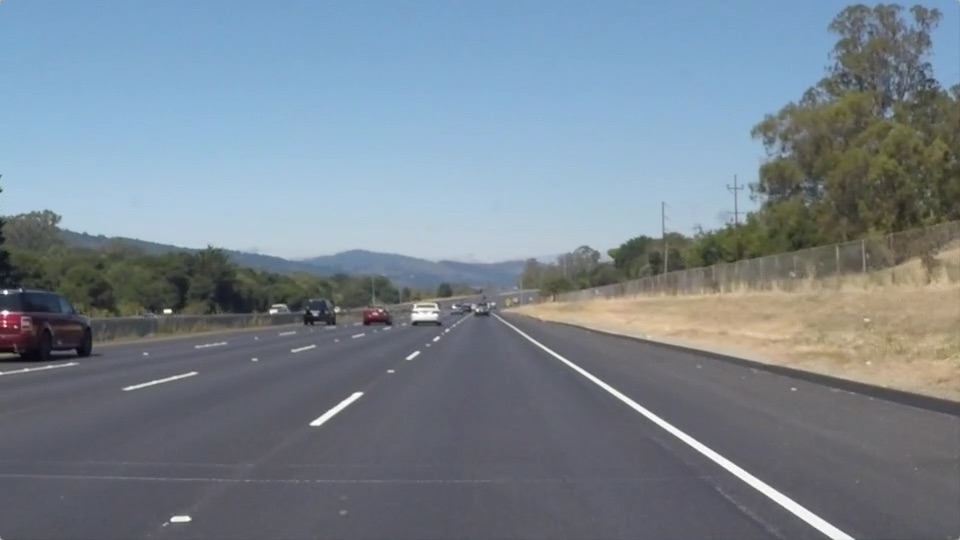
#> input picture test_images/solidWhiteRight.jpg, 960 x 540 px
$ jupyter execute --allow-errors P1.ipynb   (shell and % lines are left out)
#> lines starting #> are read from the running program, lines starting #| are printed output that depends on the picture; after the words box and inside, x2 and y2 are one past the last pixel; in counts of white or black regions, pixels touching at a corner belong together
# Self-Driving Car Engineer Nanodegree

## Project: **Finding Lane Lines on the Road**
***
In this project, you will use the tools you learned about in the lesson to identify lane lines on the road.  You can develop your pipeline on a series of individual images, and later apply the result to a video stream (really just a series of images). Check out the video clip "raw-lines-example.mp4" (also contained in this repository) to see what the output should look like after using the helper functions below.

Once you have a result that looks roughly like "raw-lines-example.mp4", you'll need to get creative and try to average and/or extrapolate the line segments you've detected to map out the full extent of the lane lines.  You can see an example of the result you're going for in the video "P1_example.mp4".  Ultimately, you would like to draw just one line for the left side of the lane, and one for the right.

In addition to implementing code, there is a brief writeup to complete. The writeup should be completed in a separate file, which can be either a markdown file or a pdf document. There is a [write up template](https://github.com/udacity/CarND-LaneLines-P1/blob/master/writeup_template.md) that can be used to guide the writing process. Completing both the code in the Ipython notebook and the writeup template will cover all of the [rubric points](https://review.udacity.com/#!/rubrics/322/view) for this project.

---
Let's have a look at our first image called 'test_images/solidWhiteRight.jpg'.  Run the 2 cells below (hit Shift-Enter or the "play" button above) to display the image.

**Note: If, at any point, you encounter frozen display windows or other confounding issues, you can always start again with a clean slate by going to the "Kernel" menu above and selecting "Restart & Clear Output".**

---

**The tools you have are color selection, region of interest selection, grayscaling, Gaussian smoothing, Canny Edge Detection and Hough Tranform line detection.  You  are also free to explore and try other techniques that were not presented in the lesson.  Your goal is piece together a pipeline to detect the line segments in the image, then average/extrapolate them and draw them onto the image for display (as below).  Once you have a working pipeline, try it out on the video stream below.**

---

<figure>

 <figcaption>
 <p></p>
 <p style="text-align: center;"> Your output should look something like this (above) after detecting line segments using the helper functions below </p>
 </figcaption>
</figure>
 <p></p>
<figure>

 <figcaption>
 <p></p>
 <p style="text-align: center;"> Your goal is to connect/average/extrapolate line segments to get output like this</p>
 </figcaption>
</figure>

**Run the cell below to import some packages.  If you get an `import error` for a package you've already installed, try changing your kernel (select the Kernel menu above --> Change Kernel).  Still have problems?  Try relaunching Jupyter Notebook from the terminal prompt.  Also, consult the forums for more troubleshooting tips.**

## Import Packages

[cell 1]
#importing some useful packages
import matplotlib.pyplot as plt
import matplotlib.image as mpimg
import numpy as np
import cv2

## Read in an Image

[cell 2]
#reading in an image
image = mpimg.imread('test_images/solidWhiteRight.jpg')
#> image is the input picture: shape (540, 960, 3); mean R, G, B 120.3, 132.6, 143.7

#printing out some stats and plotting
print('This image is:', type(image), 'with dimensions:', image.shape)
#| This image is: <class 'numpy.ndarray'> with dimensions: (540, 960, 3)
plt.imshow(image)  # if you wanted to show a single color channel image called 'gray', for example, call as plt.imshow(gray, cmap='gray')

## Ideas for Lane Detection Pipeline

**Some OpenCV functions (beyond those introduced in the lesson) that might be useful for this project are:**

`cv2.inRange()` for color selection
`cv2.fillPoly()` for regions selection
`cv2.line()` to draw lines on an image given endpoints
`cv2.addWeighted()` to coadd / overlay two images
`cv2.cvtColor()` to grayscale or change color
`cv2.imwrite()` to output images to file
`cv2.bitwise_and()` to apply a mask to an image

**Check out the OpenCV documentation to learn about these and discover even more awesome functionality!**

## Helper Functions

Below are some helper functions to help get you started. They should look familiar from the lesson!

[cell 3]
import math

def grayscale(img):
    """Applies the Grayscale transform
    This will return an image with only one color channel
    but NOTE: to see the returned image as grayscale
    (assuming your grayscaled image is called 'gray')
    you should call plt.imshow(gray, cmap='gray')"""
    return cv2.cvtColor(img, cv2.COLOR_RGB2GRAY)
    # Or use BGR2GRAY if you read an image with cv2.imread()
    # return cv2.cvtColor(img, cv2.COLOR_BGR2GRAY)

def canny(img, low_threshold, high_threshold):
    """Applies the Canny transform"""
    return cv2.Canny(img, low_threshold, high_threshold)

def gaussian_blur(img, kernel_size):
    """Applies a Gaussian Noise kernel"""
    return cv2.GaussianBlur(img, (kernel_size, kernel_size), 0)

def region_of_interest(img, vertices):
    """
    Applies an image mask.

    Only keeps the region of the image defined by the polygon
    formed from `vertices`. The rest of the image is set to black.
    `vertices` should be a numpy array of integer points.
    """
    #defining a blank mask to start with
    mask = np.zeros_like(img)

    #defining a 3 channel or 1 channel color to fill the mask with depending on the input image
    if len(img.shape) > 2:
        channel_count = img.shape[2]  # i.e. 3 or 4 depending on your image
        ignore_mask_color = (255,) * channel_count
    else:
        ignore_mask_color = 255

    #filling pixels inside the polygon defined by "vertices" with the fill color
    cv2.fillPoly(mask, vertices, ignore_mask_color)

    #returning the image only where mask pixels are nonzero
    masked_image = cv2.bitwise_and(img, mask)
    return masked_image


def draw_lines(img, lines, color=[255, 0, 0], thickness=2):
    """
    NOTE: this is the function you might want to use as a starting point once you want to
    average/extrapolate the line segments you detect to map out the full
    extent of the lane (going from the result shown in raw-lines-example.mp4
    to that shown in P1_example.mp4).

    Think about things like separating line segments by their
    slope ((y2-y1)/(x2-x1)) to decide which segments are part of the left
    line vs. the right line.  Then, you can average the position of each of
    the lines and extrapolate to the top and bottom of the lane.

    This function draws `lines` with `color` and `thickness`.
    Lines are drawn on the image inplace (mutates the image).
    If you want to make the lines semi-transparent, think about combining
    this function with the weighted_img() function below
    """
    for line in lines:
        for x1,y1,x2,y2 in line:
            cv2.line(img, (x1, y1), (x2, y2), color, thickness)

def hough_lines(img, rho, theta, threshold, min_line_len, max_line_gap):
    """
    `img` should be the output of a Canny transform.

    Returns an image with hough lines drawn.
    """
    lines = cv2.HoughLinesP(img, rho, theta, threshold, np.array([]), minLineLength=min_line_len, maxLineGap=max_line_gap)
    line_img = np.zeros((img.shape[0], img.shape[1], 3), dtype=np.uint8)
    draw_lines(line_img, lines)
    return line_img

# Python 3 has support for cool math symbols.

def weighted_img(img, initial_img, α=0.8, β=1., γ=0.):
    """
    `img` is the output of the hough_lines(), An image with lines drawn on it.
    Should be a blank image (all black) with lines drawn on it.

    `initial_img` should be the image before any processing.

    The result image is computed as follows:

    initial_img * α + img * β + γ
    NOTE: initial_img and img must be the same shape!
    """
    return cv2.addWeighted(initial_img, α, img, β, γ)

def draw_extend_line(extend_img,x1, y1, x2, y2):
    m =  (y2-y1) / (x2 - x1)
    bot_d = 540 - y1
    top_d = y1 - 350
    if abs(m)>.3 and abs(m)<3:
        bot_x = int(x1 + bot_d/m);
        top_x = int(x1 - top_d/m);
        cv2.line(extend_img,(bot_x,540),(top_x,350),(255,0,255),10)

def extend_lines(extend_img, line_img):
    gray_line_img = cv2.cvtColor(line_img,cv2.COLOR_RGB2GRAY)
    rows,cols=gray_line_img.shape
    for side in range(0,2,1):
        # Set the range, according to its side
        if side == 0:
            col_range = range(int(cols/2))
        else:
            col_range = range(int(cols/2),cols)

        line_top = np.empty(2)
        line_bot = np.empty(2)

        max_y = 0
        min_y = 539
        max_x = 0
        min_x = 959
        top = np.empty(2)
        bot = np.empty(2)
        left = np.empty(2)
        right = np.empty(2)

        for y in range(rows):
            for x in col_range:
                if gray_line_img[y,x]>70:
                    if y<min_y:
                     min_y = y
                     top[0] = x
                     top[1] = y
                    if y>max_y:
                     max_y = y
                     bot[0] = x
                     bot[1] = y
                    if x<min_x:
                     min_x = x
                     left[0] = x
                     left[1] = y
                    if x>max_x:
                     max_x = x
                     right[0] = x
                     right[1] = y

        # Find end points, according to its side
        if side == 0:
            line_top[0] = int((top[0] + right[0])/2)
            line_top[1] = int((top[1] + right[1])/2)
            line_bot[0] = int((bot[0] + left[0])/2)
            line_bot[1] = int((bot[1] + left[1])/2)
        else:
            line_top[0] = int((top[0] + left[0])/2)
            line_top[1] = int((top[1] + left[1])/2)
            line_bot[0] = int((bot[0] + right[0])/2)
            line_bot[1] = int((bot[1] + right[1])/2)

        draw_extend_line(extend_img, line_top[0], line_top[1], line_bot[0], line_bot[1])

## Test Images

Build your pipeline to work on the images in the directory "test_images"
**You should make sure your pipeline works well on these images before you try the videos.**

[cell 4]
import os
os.listdir("test_images/")

## Build a Lane Finding Pipeline

Build the pipeline and run your solution on all test_images. Make copies into the `test_images_output` directory, and you can use the images in your writeup report.

Try tuning the various parameters, especially the low and high Canny thresholds as well as the Hough lines parameters.

[cell 5]
# Read in an image
image = mpimg.imread('test_images/whiteCarLaneSwitch.jpg')
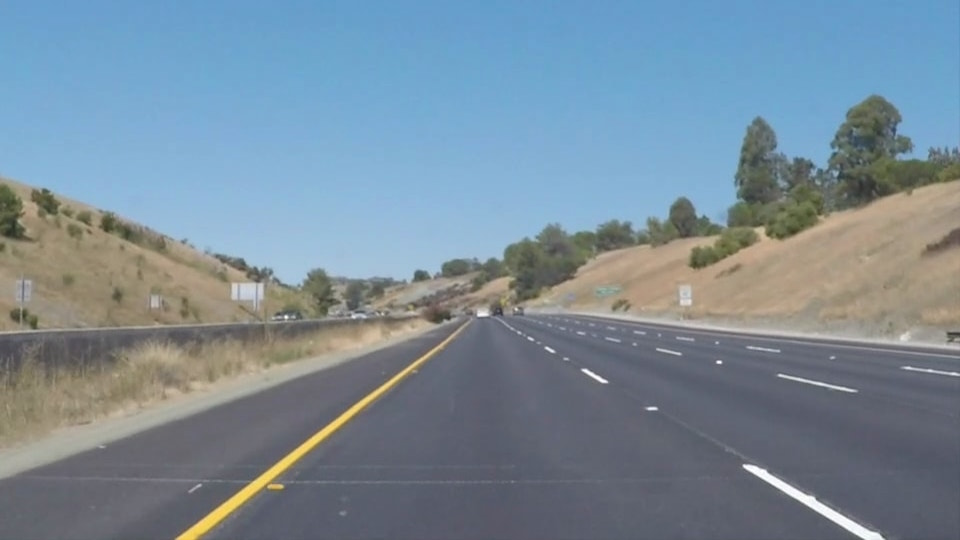
#> input picture test_images/whiteCarLaneSwitch.jpg, 960 x 540 px
#> image is the input picture: shape (540, 960, 3); mean R, G, B 121.2, 139.4, 152.9

# Grayscale image
gray = grayscale(image)
#> in grayscale, `return cv2.cvtColor(img, cv2.COLOR_RGB2GRAY)`:
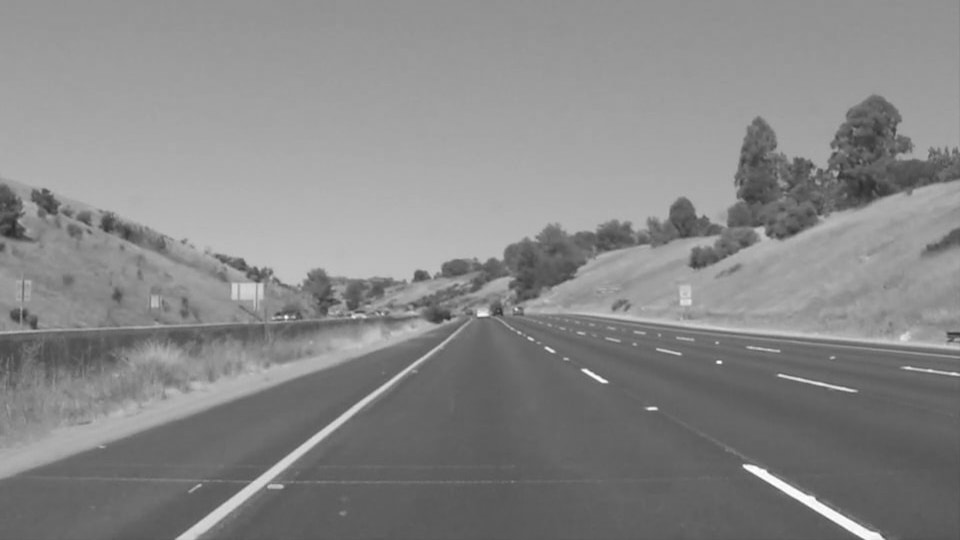
#> returned value: shape (540, 960); min 42, max 255, mean 135.5

# Define a kernel size and apply Gaussian smoothing
kernel_size = 3
blur_gray = gaussian_blur(gray, kernel_size)

# Define our parameters for Canny and apply
low_threshold = 50
high_threshold = 150
edges = cv2.Canny(blur_gray, low_threshold, high_threshold)
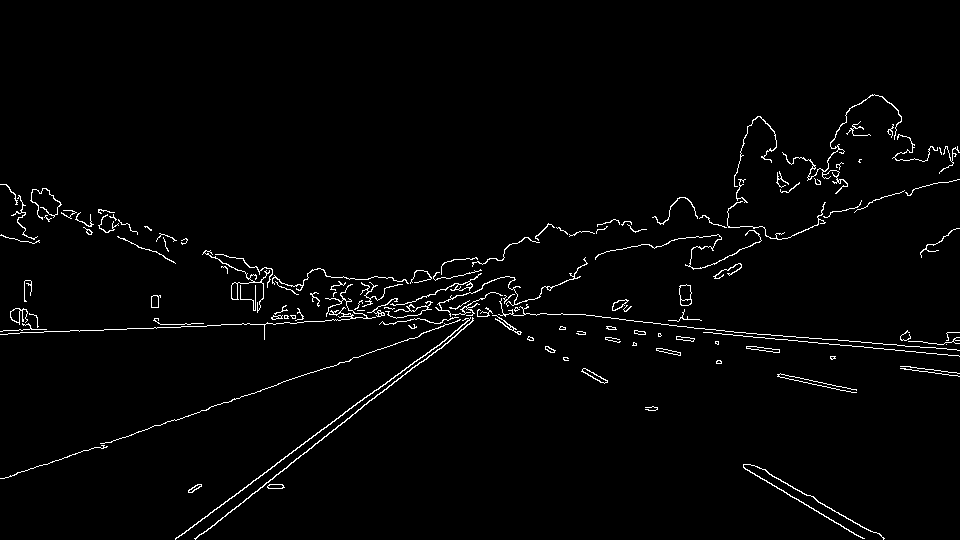
#> edges: shape (540, 960); 2% white in thin lines or dots, all inside (x1, y1, x2, y2) = (0, 94, 960, 540)

# Defining a four sided polygon to mask
imshape = image.shape
#> imshape = (540, 960, 3)
vertices = np.array([[(0,imshape[0]),(450, 350), (490, 350), (imshape[1],imshape[0])]], dtype=np.int32)
masked_img = region_of_interest(edges, vertices)
#> in region_of_interest, `cv2.fillPoly(mask, vertices, ignore_mask_color)`:
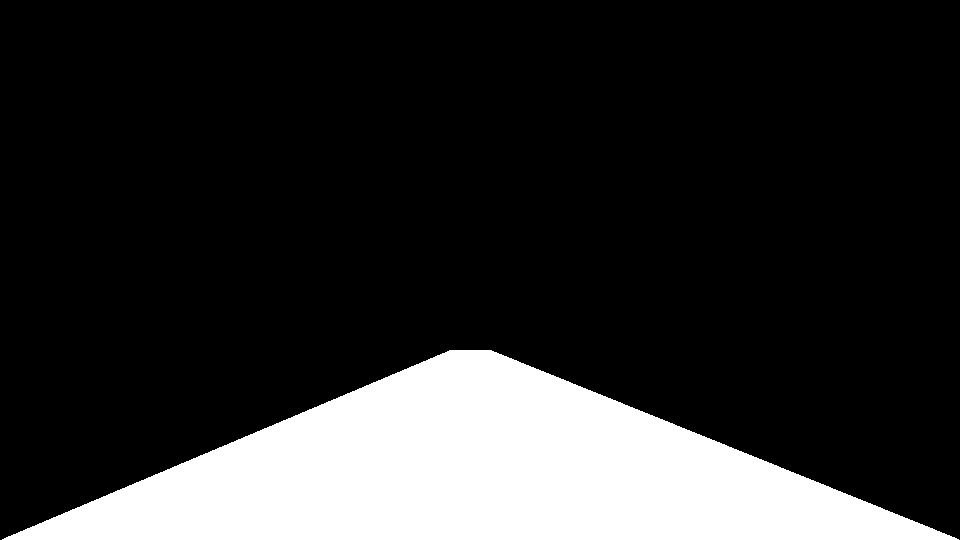
#> mask: shape (540, 960); 18.3% white; 1 white region, box (x1, y1, x2, y2) and area: (2, 350, 959, 540) 95080
#> in region_of_interest, `masked_image = cv2.bitwise_and(img, mask)`:
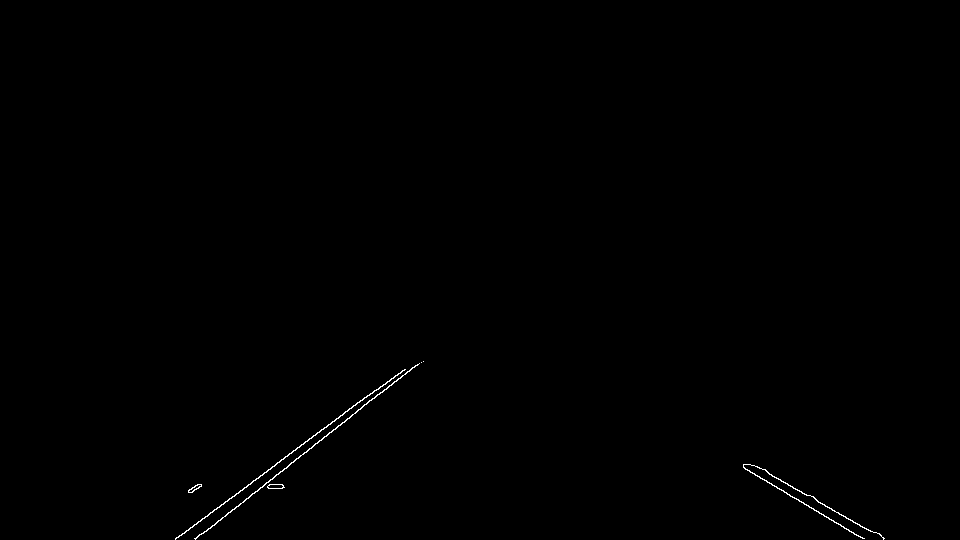
#> masked_image: shape (540, 960); 0.25% white in thin lines or dots, all inside (x1, y1, x2, y2) = (175, 361, 885, 540)

# Define the Hough transform parameters
# Make a blank the same size as our image to draw on
rho = 1 # distance resolution in pixels of the Hough grid
theta = np.pi/180 # angular resolution in radians of the Hough grid
threshold = 20     # minimum number of votes (intersections in Hough grid cell)
min_line_length = 20 #minimum number of pixels making up a line
max_line_gap = 20    # maximum gap in pixels between connectable line segments
extend_image = np.copy(image)*0 # creating a blank to draw lines on
#> extend_image: shape (540, 960, 3); every value is 0

# Run Hough on edge detected image
line_image = hough_lines(masked_img, rho, theta, threshold, min_line_length, max_line_gap)
#> in hough_lines, `lines = cv2.HoughLinesP(img, rho, theta, threshold, np.array([]), minL..`: lines = [[178, 537, 374, 390], [195, 538, 421, 362], [754, 465, 883, 539], [744, 468, 864, 538], [252, 493, 417, 364], [195, 539, 306, 452], [819, 513, 862, 538], [219, 507, 395, 375], [342, 415, 404, 369], [761, 468, 883, 538], [175, 539, 321, 429]]
#> the loop in draw_lines, `for line in lines:` made 11 passes

# Use extend two land lines
extend_lines(extend_image, line_image)
#> in extend_lines, `gray_line_img = cv2.cvtColor(line_img,cv2.COLOR_RGB2GRAY)`:
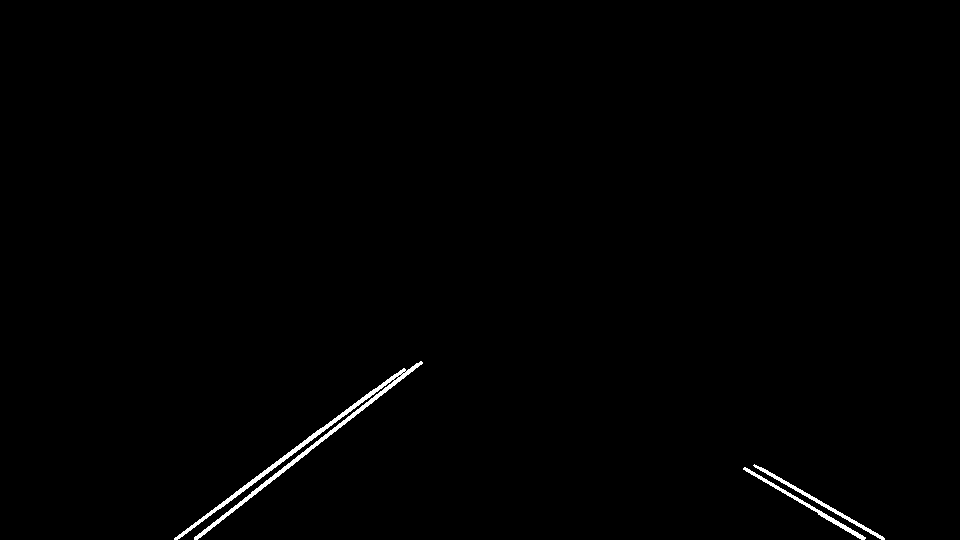
#> gray_line_img: shape (540, 960); values 0 (black) and 76 (white), 0.66% white; 3 white regions, box (x1, y1, x2, y2) and area: (174, 361, 423, 540) 2337, (753, 464, 885, 540) 533, (743, 467, 866, 540) 530
#> the loop in extend_lines, `for side in range(0,2,1):` made 2 passes
#> (m in draw_extend_line, bot_d in draw_extend_line, top_d in draw_extend_line, bot_x in draw_extend_line, top_x in draw_extend_line) on passes 1 to 2: (-0.717, 179, 11, 171, 436), (0.581, 74, 116, 875, 548)

# Create a "color" binary image to combine with line image
color_edges = np.dstack((edges, edges, edges))

# Draw the lines on the edge image
lines_edges = weighted_img(extend_image, color_edges)
#> in weighted_img, `return cv2.addWeighted(initial_img, α, img, β, γ)`:
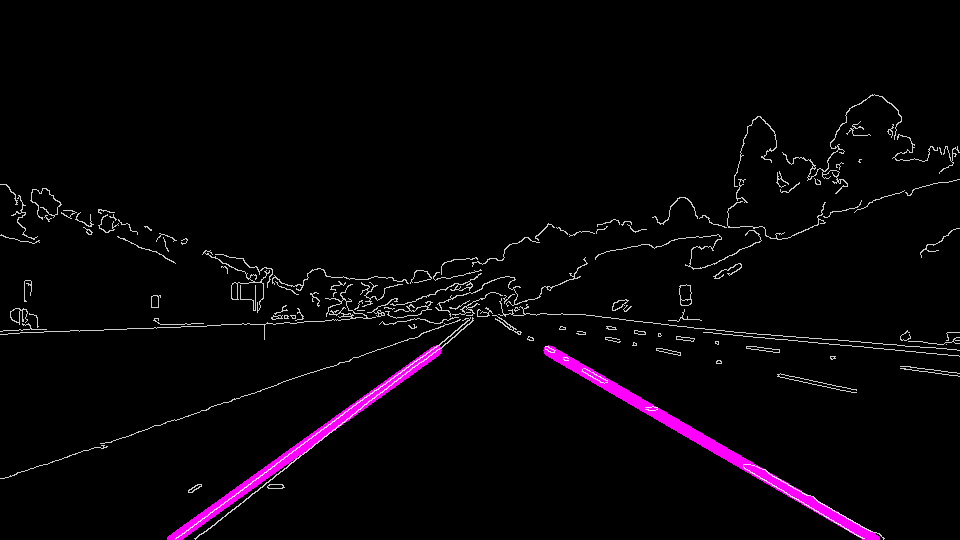
#> returned value: shape (540, 960, 3); mean of channels 0, 1, 2 7.5, 4.1, 7.5; drawn as B, G, R
plt.imshow(lines_edges)
